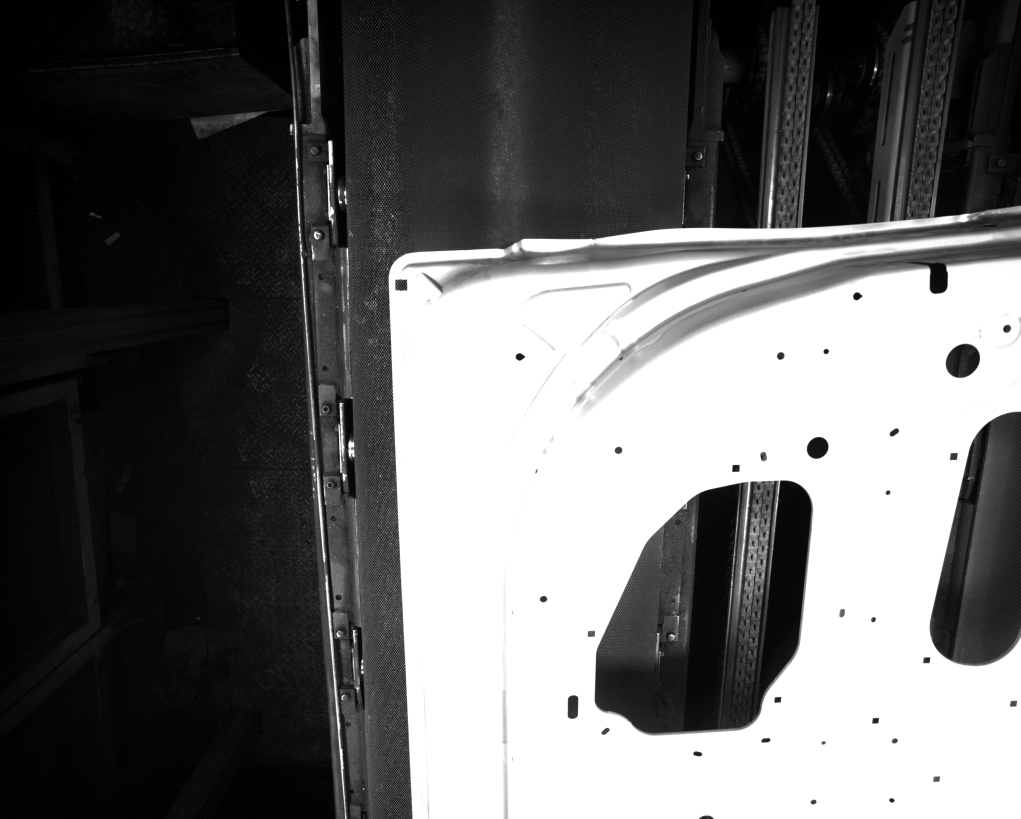
#> input picture metal_panel.jpg, 5104 x 4092 px (shown at 1/5 size)
$ python MetalPanel.py
#> lines starting #> are read from the running program, lines starting #| are printed output that depends on the picture; after the words box and inside, x2 and y2 are one past the last pixel; in counts of white or black regions, pixels touching at a corner belong together
import cv2
import numpy as np
import matplotlib.pyplot as plt

# 画像の読み込み
image = cv2.imread('metal_panel.jpg')
#> image is the input picture: shape (4092, 5104, 3); min 0, max 255, mean 105.1

# グレースケール変換
gray = cv2.cvtColor(image, cv2.COLOR_BGR2GRAY)

# 二値化（白色領域を抽出）
#_, binary = cv2.threshold(gray, 230, 255, cv2.THRESH_BINARY)
_, binary = cv2.threshold(gray, 230, 255, cv2.THRESH_OTSU)
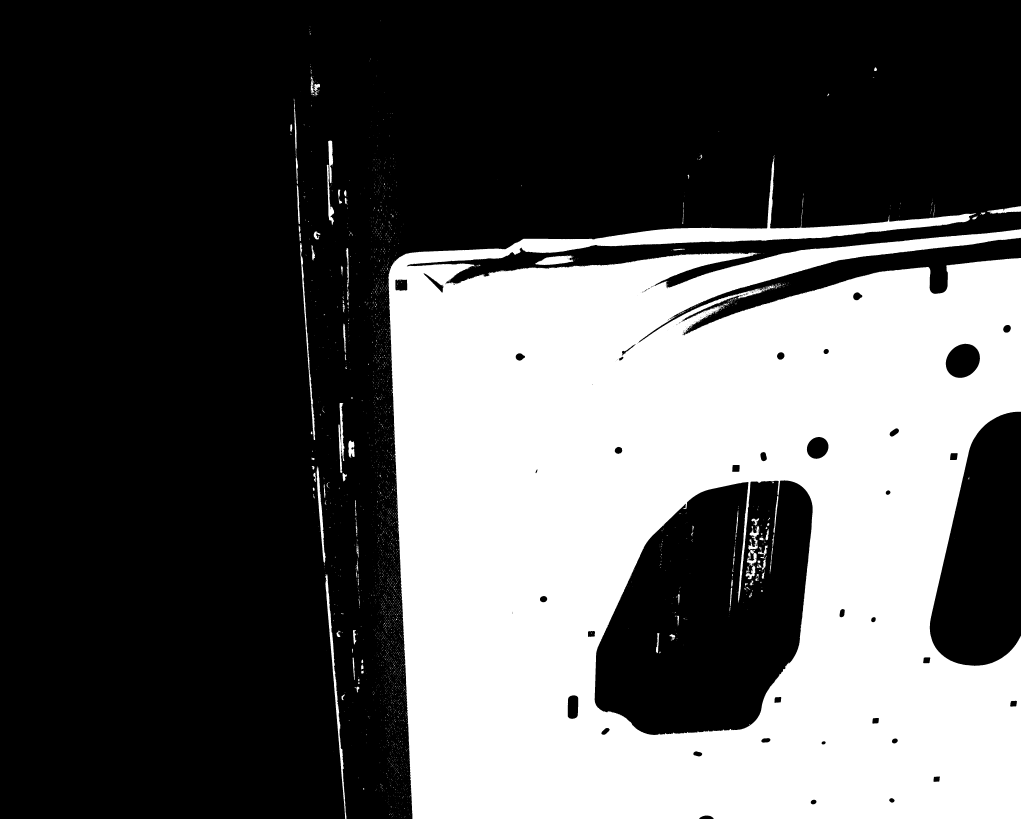
#> binary: shape (4092, 5104) (shown at 1/5 size); 35% white; 3448 white regions (3253 under 20 px), largest, box (x1, y1, x2, y2) and area: (1942, 787, 5104, 4092) 7206229, (1627, 2871, 1732, 4092) 12835, (1500, 1215, 1576, 2200) 6907

# カーネル（構造要素）の定義：3x3の正方形
kernel = np.ones((3,3), np.uint8)
# 膨張（白の領域が広がる）
eroded = cv2.erode(binary, kernel, iterations=10)
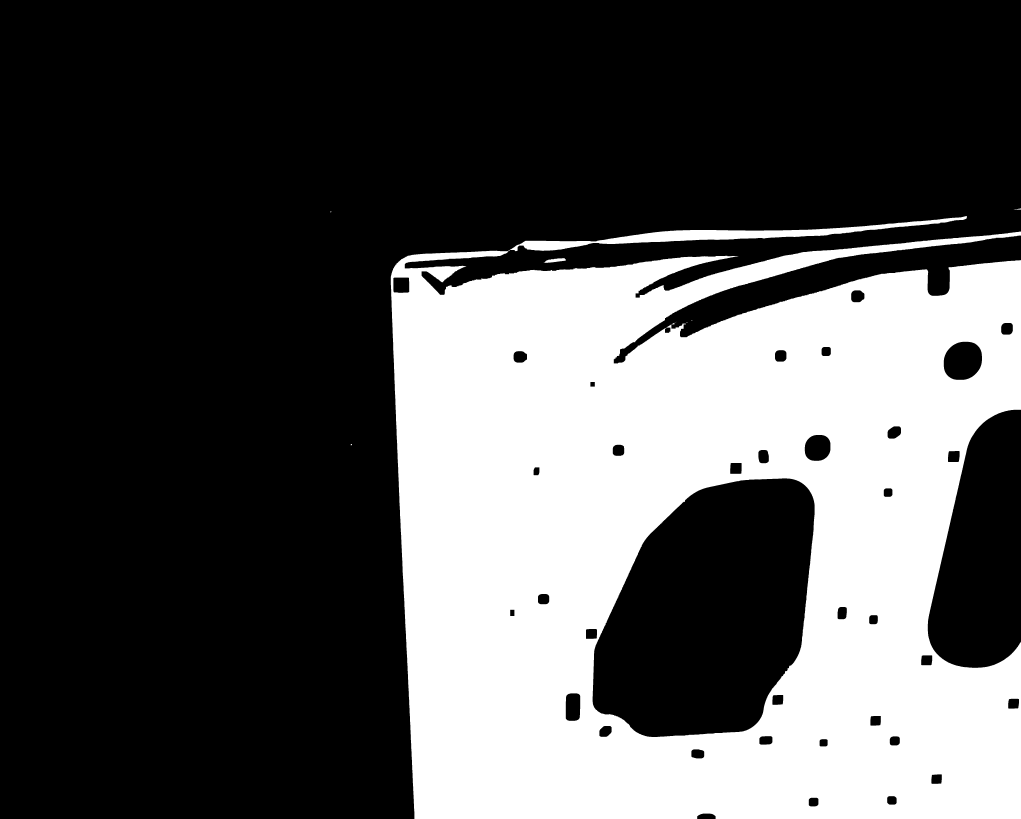
#> eroded: shape (4092, 5104) (shown at 1/5 size); 32.7% white; 9 white regions (3 under 20 px), largest, box (x1, y1, x2, y2) and area: (1954, 1080, 5104, 4092) 6824643, (2718, 1291, 2829, 1314) 1456, (5069, 1042, 5104, 1048) 108, (3358, 1614, 3372, 1622) 65, (1753, 2220, 1760, 2226) 35, (1652, 1057, 1657, 1062) 20
# 収縮（白の領域が縮む）
dilated = cv2.dilate(eroded, kernel, iterations=10)
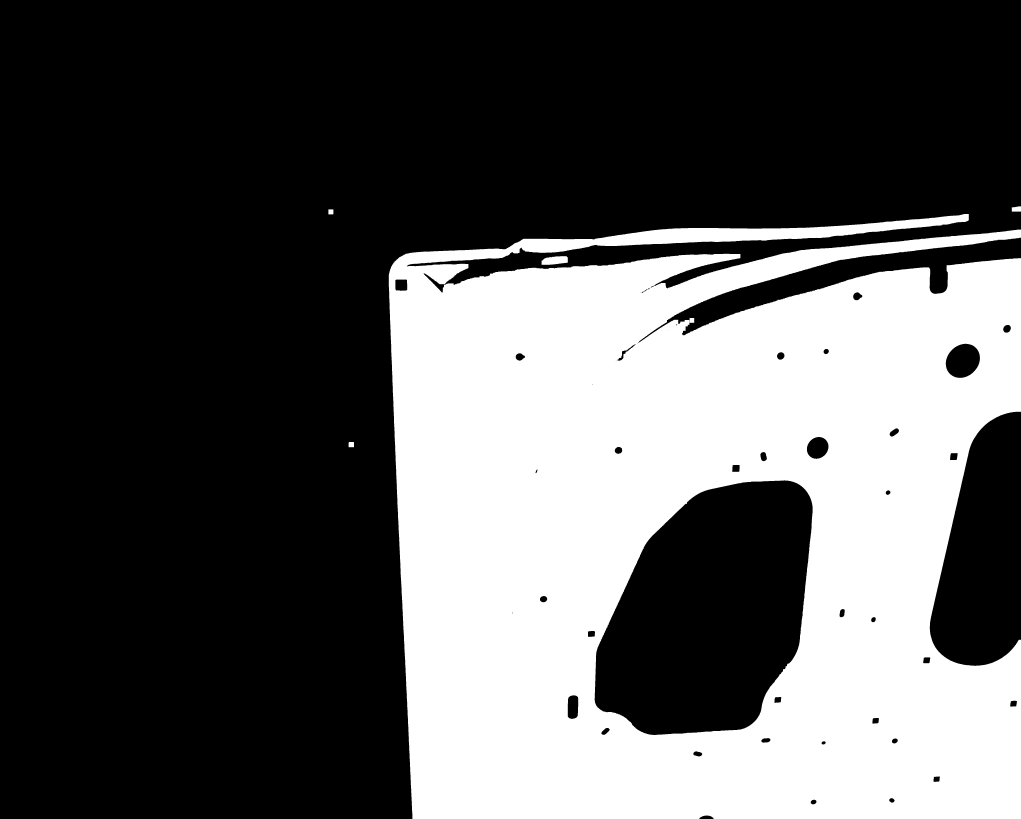
#> dilated: shape (4092, 5104) (shown at 1/5 size); 34.4% white; 6 white regions, box (x1, y1, x2, y2) and area: (1944, 1070, 5104, 4092) 7171016, (2708, 1281, 2839, 1324) 4536, (5059, 1032, 5104, 1058) 1068, (1743, 2210, 1770, 2236) 695, (1642, 1047, 1667, 1072) 620, (3448, 1590, 3471, 1614) 552


# ノイズ除去のためのモルフォロジー処理
kernel = np.ones((5, 5), np.uint8)
cleaned_binary = cv2.morphologyEx(dilated, cv2.MORPH_CLOSE, kernel)
#> cleaned_binary: shape (4092, 5104); 34.4% white; 5 white regions

#　輪郭の抽出
#contours, _ = cv2.findContours(cleaned_binary, cv2.RETR_EXTERNAL, cv2.CHAIN_APPROX_SIMPLE)
contours, _ = cv2.findContours(cleaned_binary, cv2.RETR_LIST, cv2.CHAIN_APPROX_SIMPLE)
#> contours = 44 contours; largest, box (x1, y1, x2, y2) and area: (1944, 1070, 5104, 4092) 8257268, (2972, 2401, 4064, 3676) 1032748, (4728, 1718, 4901, 1890) 22575, (4034, 2184, 4143, 2295) 9225, (2838, 3476, 2892, 3595) 5723

# 対象以外の領域を除外
min_area = 1000  # 最小面積の閾値
filtered_contours = [cnt for cnt in contours if cv2.contourArea(cnt) > min_area]
#> filtered_contours = 19 contours; largest, box (x1, y1, x2, y2) and area: (1944, 1070, 5104, 4092) 8257268, (2972, 2401, 4064, 3676) 1032748, (4728, 1718, 4901, 1890) 22575, (4034, 2184, 4143, 2295) 9225, (2838, 3476, 2892, 3595) 5723

# マスク画像の作成
mask = np.zeros_like(gray)
cv2.drawContours(mask, filtered_contours, -1, 255, thickness=cv2.FILLED)
#> mask: shape (4092, 5104); 34.4% white; 3 white regions, box (x1, y1, x2, y2) and area: (1944, 1070, 5104, 4092) 7184807, (2708, 1281, 2839, 1324) 4536, (5059, 1032, 5104, 1058) 1068

# 金属部分のみの表示(元画像が大きい為、画像表示を確認できるサイズに縮小)
masked_image = cv2.bitwise_and(image, image, mask=mask)
resized_image = cv2.resize(masked_image, (350, int(masked_image.shape[0] * 350 / masked_image.shape[1])))
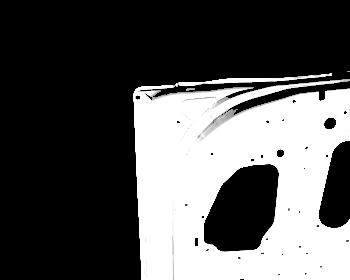
#> resized_image: shape (280, 350, 3); min 0, max 255, mean 86.6

# 結果の表示
plt.imshow(cv2.cvtColor(resized_image, cv2.COLOR_BGR2RGB))
plt.axis('off')
plt.show()
